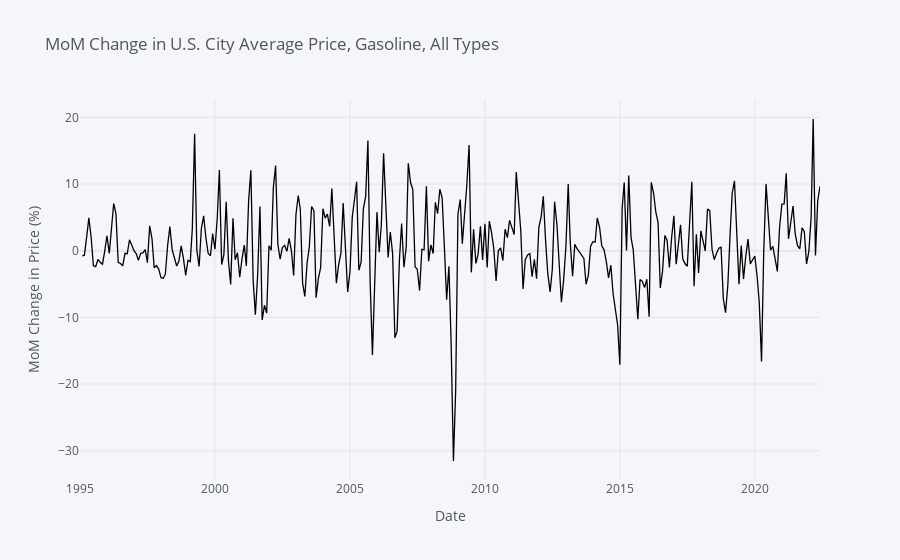

Notebook source saved alongside this figure:
### Code cell
gas_all_df.iplot(kind='scatter',x='date',y='monthly',
                 title='MoM Change in U.S. City Average Price, Gasoline, All Types',
                 xTitle='Date',
                 yTitle='MoM Change in Price (%)',
                 color='black')

### Figure 1 — Plotly figure (JSON) as saved in the notebook; plotly's stock layout.template omitted (floating-point values rounded to 4 significant figures; data arrays with more than 128 entries replaced by an {"elided": "..."} marker saying what was removed)
{"data": [{"line": {"color": "rgba(0, 0, 0, 1.0)", "dash": "solid", "shape": "linear", "width": 1.3}, "mode": "lines", "name": "monthly", "text": "", "type": "scatter", "x": {"elided": "330 str values"}, "y": {"elided": "330 mixed values"}}], "layout": {"legend": {"bgcolor": "#F5F6F9", "font": {"color": "#4D5663"}}, "paper_bgcolor": "#F5F6F9", "plot_bgcolor": "#F5F6F9", "title": {"font": {"color": "#4D5663"}, "text": "MoM Change in U.S. City Average Price, Gasoline, All Types"}, "xaxis": {"gridcolor": "#E1E5ED", "showgrid": true, "tickfont": {"color": "#4D5663"}, "title": {"font": {"color": "#4D5663"}, "text": "Date"}, "zerolinecolor": "#E1E5ED"}, "yaxis": {"gridcolor": "#E1E5ED", "showgrid": true, "tickfont": {"color": "#4D5663"}, "title": {"font": {"color": "#4D5663"}, "text": "MoM Change in Price (%)"}, "zerolinecolor": "#E1E5ED"}}}
